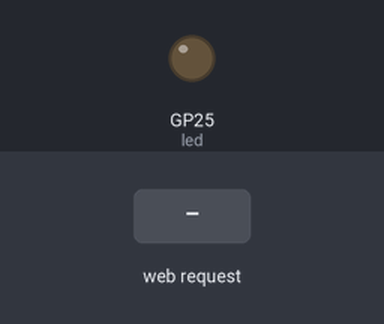
The program below on a simulated Raspberry Pi Pico running MicroPython. On the bench: output pins drawn as LEDs (lit = HIGH). The inputs (shaded band) are chosen by the test bench. Values from a settings file that is not in the repository are placeholders.

Above: at 2.7 s.
2.8 s: HTTP request GET /led received
At 3.2 s:
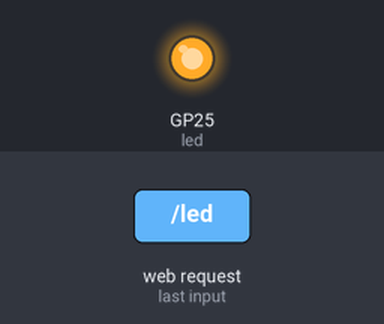
Timing chart, 0 to 5.8 s (numbered marks = the images above; inputs shaded):
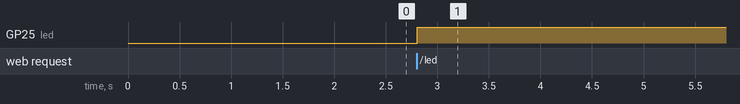

Measured:
- after the input at 2.8 s, GP25 (led): LOW → HIGH at once

The program:

blink1.py
```python
from secret import ssid, password
from phew import server, connect_to_wifi, get_ip_address
from machine import Pin

led = Pin("LED", Pin.OUT)

connect_to_wifi(ssid, password)
ip = get_ip_address()


@server.route("/led", methods=["GET"])
def led_toggle(request):
    led.toggle()
    return f"{led.value()}"


# This will catch all other paths and return a 404
@server.catchall()
def catchall(request):
    return "Not found", 404


server.run()
```
